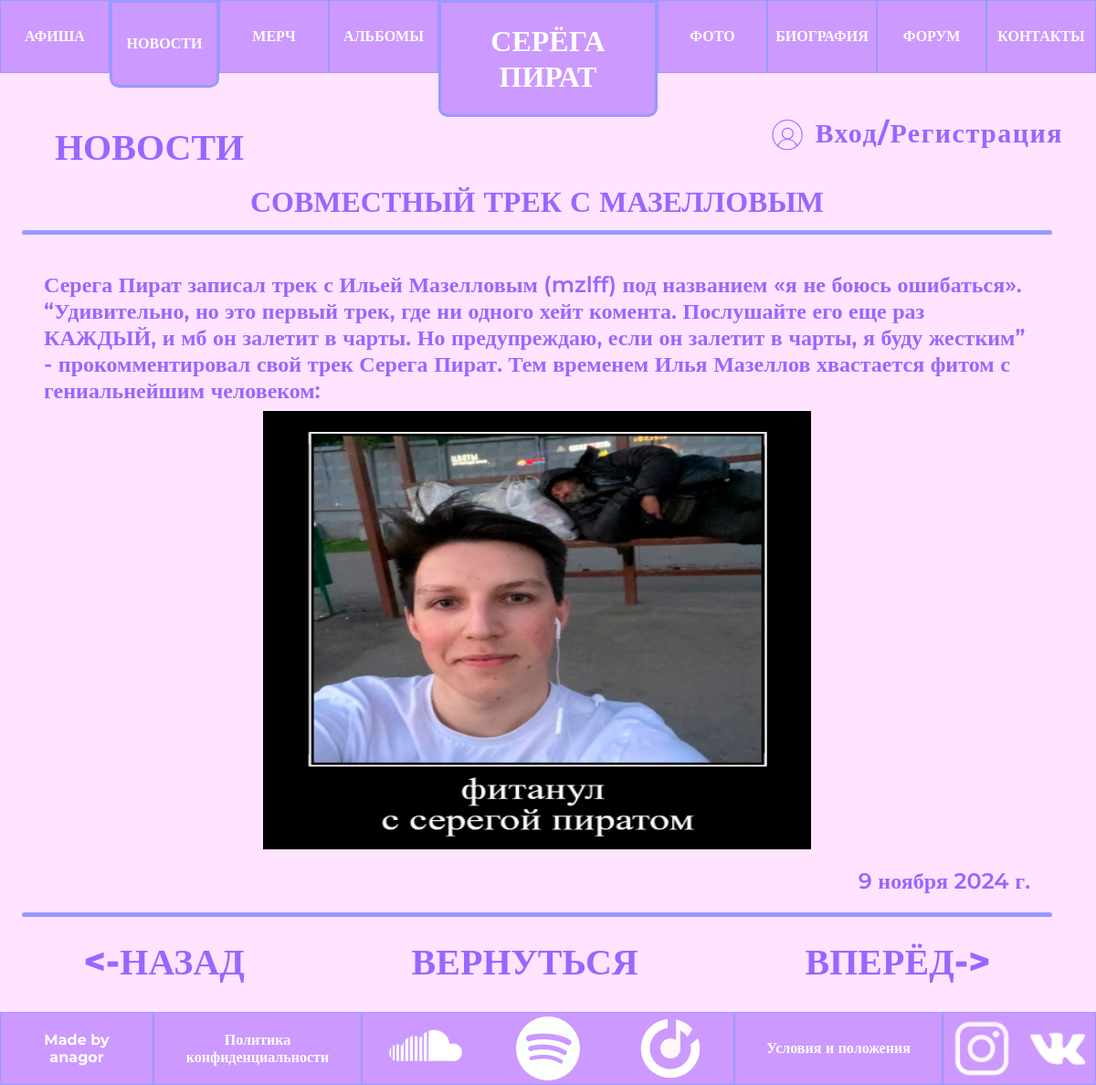
The page /news/1/ on the database its author committed.
### news/models.py (models this page shows, shortened)
class News(models.Model):
    title = models.CharField("Название", max_length=100)
    desc = models.CharField("Описание", max_length=200)
    text = models.TextField("Текст новости", max_length=1000)
    photo = models.ImageField("Фотография", upload_to='news/static/news/', blank=True, default='None')
    date = models.DateField("Дата создания")
    class Meta:
        verbose_name="Новость"
        verbose_name_plural="Новости"

### news/views.py (the view)
# urls.py: path('<int:page_id>/', views.news_by_id, name='newsbyid'),
def news_by_id(request, page_id):
    queryset = News.objects.filter(id=page_id)
    before_id, next_id = 0, 0
    ids = [obj['id'] for obj in News.objects.values('id')]
    for i in range(len(ids)):
        if ids[i] == page_id:
            if i==0:
                before_id = ids[len(ids)-1]
            else:
                before_id = ids[i-1]
            if i==len(ids)-1:
                next_id = ids[0]
            else:
                next_id = ids[i+1]
    data = {
        'id': page_id,
        'ids': ids,
        'next_id': next_id,
        'before_id': before_id,
        "title": 'Альбомы',
        'now': 'news',
        'showprofile': True,
        'news': [[obj.id, obj.title, obj.desc, obj.text, str(obj.photo.url).replace('/news/static/', ''), obj.date] for obj in queryset],
    }
    return render(request, 'news/newsbyid.html', data)

### news/templates/news/newsbyid.html
{% extends 'main/base.html' %}
{% load static %}
{% block main %}
<div>
    <h1>НОВОСТИ</h1>
    <div class="news_by_id">
        {% for id, title, desc, text, photo, date in news %}
            <a href="{{ id }}">{{ title }}</a>
            <hr>
            <p>{{text}}</p>
            {% if photo != '/None' %}
                <img src="{% static photo %}" alt="Photo {{title}}">
            {% endif %}
            <p class="date">{{date}}</p>
            <hr id="bot">
        {% endfor %}
    </div>
    <div class="buttons">
        <a href="/news/{{before_id}}"><-НАЗАД</a>
        <a href="/news/">ВЕРНУТЬСЯ</a>
        <a href="/news/{{next_id}}">ВПЕРЁД-></a>
    </div>
</div>
{% endblock %}

### main/static/main/css/style.css (style rules this page uses)
* { box-sizing: border-box; margin: 0; padding: 0; font-family: "Montserrat"; }
body { display: flex; flex-direction: column; height: 100dvh; background-color: #FFE3FF; }
h1 { padding-left: 5dvw; padding-top: 5dvh; font-size: 40px; font-weight: 700; line-height: 49px; letter-spacing: 0em; color: #9966FF; }
.date { display: flex; justify-content: end; }

### rows shown on the page
News: news "СОВМЕСТНЫЙ ТРЕК С МАЗЕЛЛОВЫМ", news "Серега Пират записал трек с Ильей Мазелловым (mzlff) под названием «я не боюсь ошибаться». “Удивительно, но это первый трек, где ни одного хейт комента. Послушайте его еще раз КАЖДЫЙ, и мб он залетит в чарты. Но предупреждаю, если он залетит в чарты, я буду жестким” - прокомментировал свой трек Серега Пират. Тем временем Илья Мазеллов хвастается фитом с гениальнейшим человеком:", news "9 ноября 2024 г."
